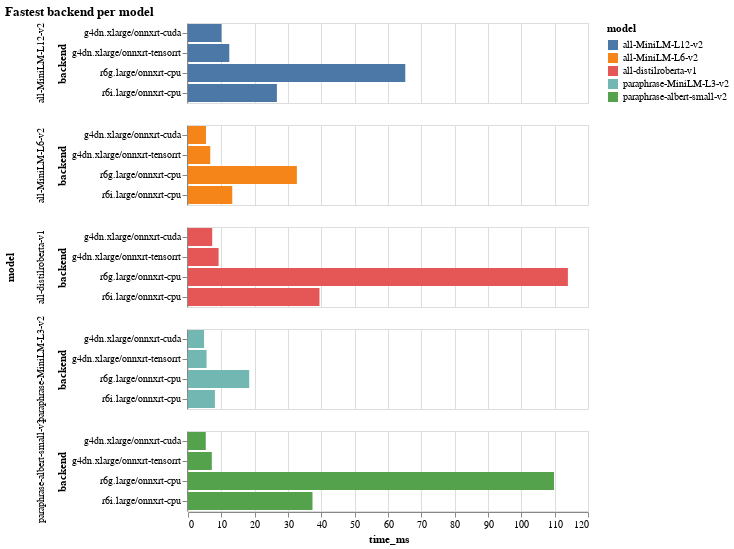

The code cell stored with this chart in its notebook:
### Code cell
alt.Chart(df).mark_bar().encode(
    y='backend',
    x='time_ms',
    color='model',
    row='model',
).properties(title='Fastest backend per model')

### Figure 1 — Vega-Lite specification as saved in the notebook (floating-point values rounded to 4 significant figures)
{"config": {"view": {"continuousWidth": 400, "continuousHeight": 300}}, "data": {"name": "data-a3580d64bc9989092c729807294d6a7d"}, "mark": "bar", "encoding": {"color": {"field": "model", "type": "nominal"}, "row": {"field": "model", "type": "nominal"}, "x": {"field": "time_ms", "type": "quantitative"}, "y": {"field": "backend", "type": "nominal"}}, "title": "Fastest backend per model", "$schema": "https://vega.github.io/schema/vega-lite/v4.17.0.json", "datasets": {"data-a3580d64bc9989092c729807294d6a7d": [{"model": "all-MiniLM-L12-v2", "backend": "r6i.large/onnxrt-cpu", "time_ms": 26.67, "cost_per_mreq": 0.01701}, {"model": "all-MiniLM-L12-v2", "backend": "r6g.large/onnxrt-cpu", "time_ms": 65.18, "cost_per_mreq": 0.005567}, {"model": "all-MiniLM-L12-v2", "backend": "g4dn.xlarge/onnxrt-cuda", "time_ms": 10.06, "cost_per_mreq": 0.1883}, {"model": "all-MiniLM-L12-v2", "backend": "g4dn.xlarge/onnxrt-tensorrt", "time_ms": 12.39, "cost_per_mreq": 0.1529}, {"model": "all-MiniLM-L6-v2", "backend": "r6i.large/onnxrt-cpu", "time_ms": 13.28, "cost_per_mreq": 0.03416}, {"model": "all-MiniLM-L6-v2", "backend": "r6g.large/onnxrt-cpu", "time_ms": 32.66, "cost_per_mreq": 0.01111}, {"model": "all-MiniLM-L6-v2", "backend": "g4dn.xlarge/onnxrt-cuda", "time_ms": 5.395, "cost_per_mreq": 0.351}, {"model": "all-MiniLM-L6-v2", "backend": "g4dn.xlarge/onnxrt-tensorrt", "time_ms": 6.68, "cost_per_mreq": 0.2835}, {"model": "all-distilroberta-v1", "backend": "r6i.large/onnxrt-cpu", "time_ms": 39.45, "cost_per_mreq": 0.0115}, {"model": "all-distilroberta-v1", "backend": "r6g.large/onnxrt-cpu", "time_ms": 114.0, "cost_per_mreq": 0.003184}, {"model": "all-distilroberta-v1", "backend": "g4dn.xlarge/onnxrt-cuda", "time_ms": 7.259, "cost_per_mreq": 0.2609}, {"model": "all-distilroberta-v1", "backend": "g4dn.xlarge/onnxrt-tensorrt", "time_ms": 9.178, "cost_per_mreq": 0.2063}, {"model": "paraphrase-albert-small-v2", "backend": "r6i.large/onnxrt-cpu", "time_ms": 37.34, "cost_per_mreq": 0.01215}, {"model": "paraphrase-albert-small-v2", "backend": "r6g.large/onnxrt-cpu", "time_ms": 109.8, "cost_per_mreq": 0.003305}, {"model": "paraphrase-albert-small-v2", "backend": "g4dn.xlarge/onnxrt-cuda", "time_ms": 5.328, "cost_per_mreq": 0.3554}, {"model": "paraphrase-albert-small-v2", "backend": "g4dn.xlarge/onnxrt-tensorrt", "time_ms": 7.143, "cost_per_mreq": 0.2651}, {"model": "paraphrase-MiniLM-L3-v2", "backend": "r6i.large/onnxrt-cpu", "time_ms": 8.073, "cost_per_mreq": 0.05619}, {"model": "paraphrase-MiniLM-L3-v2", "backend": "r6g.large/onnxrt-cpu", "time_ms": 18.36, "cost_per_mreq": 0.01976}, {"model": "paraphrase-MiniLM-L3-v2", "backend": "g4dn.xlarge/onnxrt-cuda", "time_ms": 4.816, "cost_per_mreq": 0.3932}, {"model": "paraphrase-MiniLM-L3-v2", "backend": "g4dn.xlarge/onnxrt-tensorrt", "time_ms": 5.565, "cost_per_mreq": 0.3403}]}}
